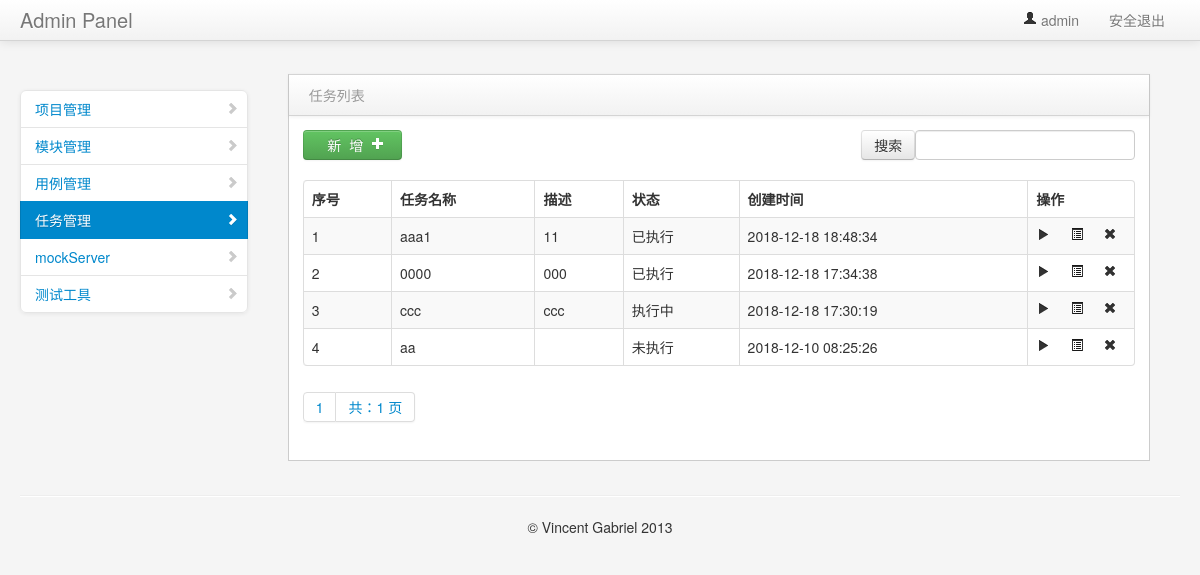
Page /interface/task_manage/ (signed in) on the earlier database version.
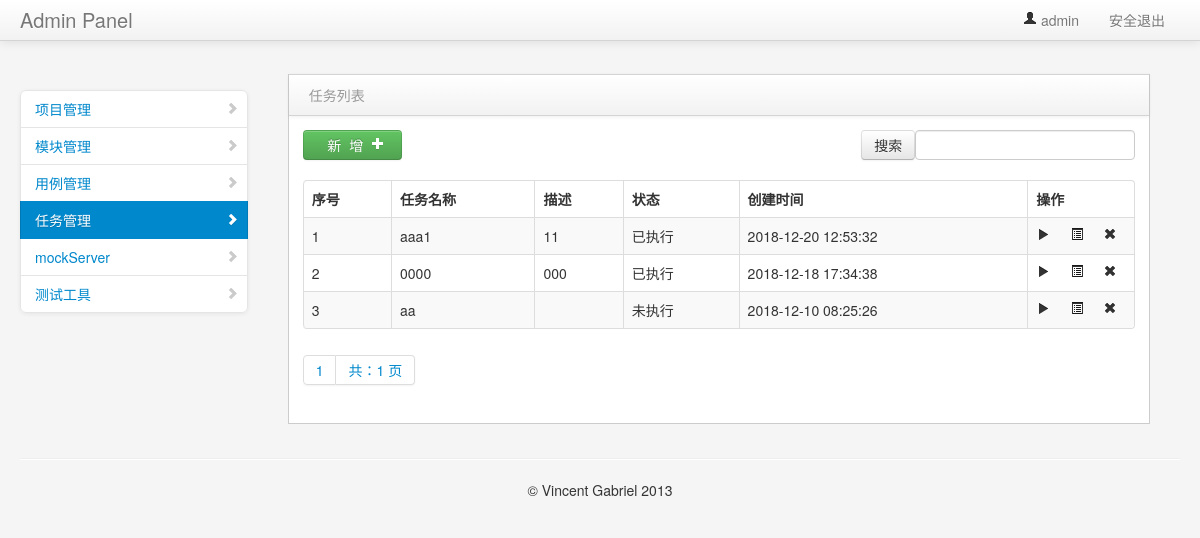
Same page on the later database version.
### interface_app/models.py (models this page shows, shortened)
class TestTask(models.Model):
    name = models.CharField("名称",max_length=50,default="")
    describe = models.TextField("描述", default="")
    cases = models.TextField("用例", default="")
    status = models.IntegerField("状态",default=0)
    create_time = models.DateTimeField("创建时间", auto_now=True)

### interface_app/views/testask_view.py (the view)
# urls.py: path("task_manage/", testask_view.task_manage),
@login_required
def task_manage(request):
    if request.method == "GET":
        case_list = TestTask.objects.all().order_by("-create_time")
        contacts = page(request,case_list)
        return render(request,"task_manage.html",{"type":"list","contacts": contacts})
    else:
        return "404"

### common/page_help.py (called while the page is built)
def page(request,obj,count=5):
    paginator = Paginator(obj, count)
    page = request.GET.get("page")
    try:
        contacts = paginator.get_page(page)
    except EmptyPage:
        contacts = paginator.page(1)
    except PageNotAnInteger:
        contacts = paginator.page(paginator.num_pages)
    return contacts

### templates/task_manage.html (shortened to what the changed rows need)
{% extends "common/nav.html" %}
{% block context %}
<div class="span9" id="content">
    <div class="row-fluid">
{% if type == 'list'%}
     <div class="block">
        <div class="block-content collapse in">
            <div class="span12">
                <table cellpadding="0" cellspacing="0" border="0" class="table table-striped table-bordered" id="example2">
                    <thead>
                        <tr>
                            <th>序号</th>
                            <th>任务名称</th>
                            <th>描述</th>
                            <th>状态</th>
                            <th>创建时间</th>
                            <th style="width: 90px">操作</th>
                        </tr>
                    </thead>
                    <tbody>
                    {% for data in contacts %}
                        <tr class="gradeU">
                            <td>{{forloop.counter }}</td>
                            <td class="center">{{data.name}}</td>
                            <td>{{data.describe}}</td>
                            {% if data.status == 0 %}
                            <td>未执行</td>
                            {% endif %}
                            {% if data.status == 1 %}
                            <td>执行中</td>
                            {% endif %}
                            {% if data.status == 2 %}
                            <td>已执行</td>
                            {% endif %}
                            <td class="center">{{ data.create_time | date:"Y-m-d H:i:s" }}</td>
                            <td class="center" style="width: 60px;">
                                <a href="#" onclick="Run_Task('{{data.id}}')"><i class="icon-play"></i></a>
                                <a href="/interface/task_result_list/{{data.id}}"><i class="icon-list-alt"></i></a>
                                <a onclick="del_id('{{ data.id }}')"><i class="icon-remove"></i></a>
                            </td>
                        </tr>
                    {% endfor %}
                    </tbody>
                </table>
            </div>
        </div>
     </div>
    </div>
</div>
 {% endif %}
{% endblock context %}

Differences in the rows shown:
removed TestTask: name "ccc", describe "ccc", status "执行中", create_time "2018-12-18 17:30:19"
changed TestTask "aaa1": create_time "2018-12-18 18:48:34" → "2018-12-20 12:53:32"
